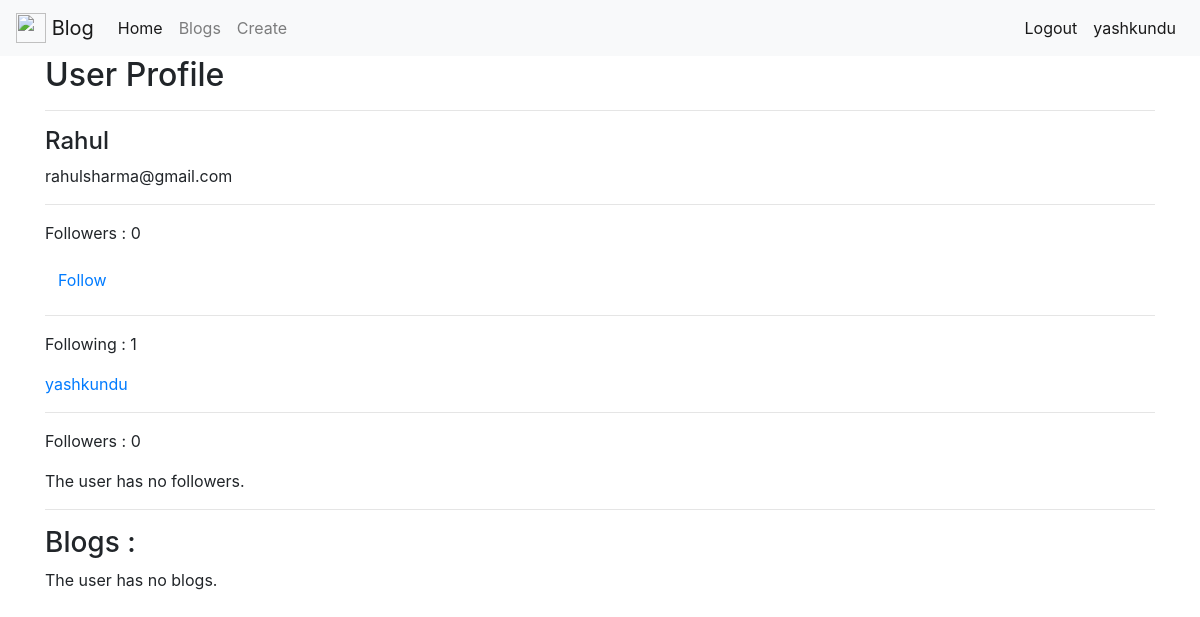
The app's page /accounts/Rahul/ (signed in), older data.
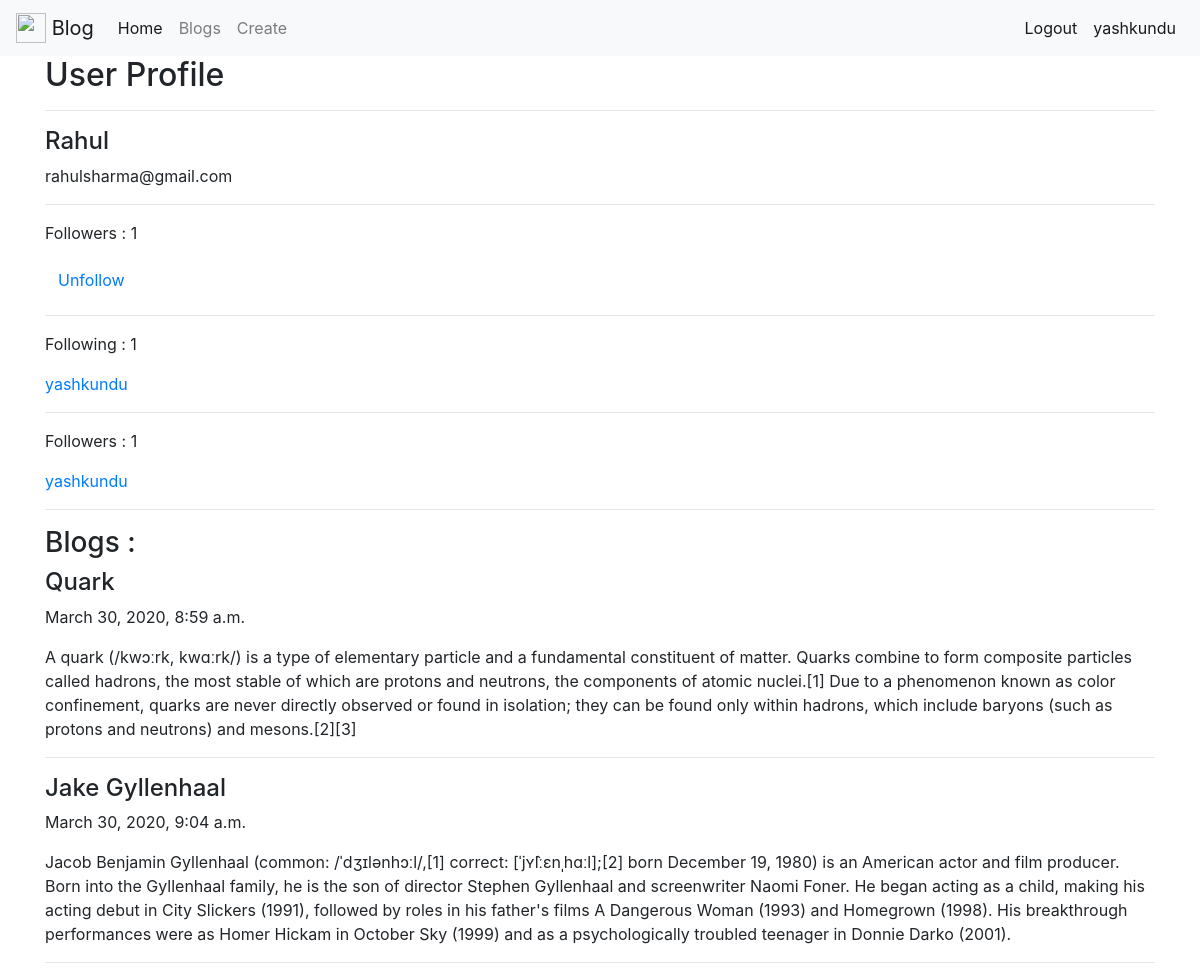
The same page, newer data.
### accounts/models.py (models this page shows, shortened)
class UserProfile(models.Model):
    user = models.OneToOneField(settings.AUTH_USER_MODEL,on_delete=models.CASCADE, related_name='profile')
    following = models.ManyToManyField(settings.AUTH_USER_MODEL, blank=True, related_name='followers')
    objects = UserProfileManager()
    def get_follow_url(self):
        return reverse_lazy('accounts:follow', kwargs={'username': self.user.username})
    def get_absolute_url(self):
        return reverse_lazy('accounts:detail', kwargs={'username': self.user.username})
    def get_following(self):
        users = self.following.all()
        return users.exclude(username=self.user.username)

### blogs/models.py (models this page shows, shortened)
class Blog(models.Model):
    author = models.ForeignKey(settings.AUTH_USER_MODEL, on_delete=models.CASCADE, related_name='blogs')
    title = models.CharField(max_length=120)
    content = models.TextField()
    timestamp = models.DateTimeField(auto_now_add=True)

### accounts/views.py (the view)
# urls.py: url(r'^(?P<username>[\w.]+)/$', UserDetailView.as_view(), name='detail'),
class UserDetailView(DetailView):
    model = User
    template_name = 'accounts/user_detail.html'
    def get_object(self):
        return get_object_or_404(User, username=self.kwargs.get('username'))
    def get_context_data(self, *args, **kwargs):
        context = super(UserDetailView, self).get_context_data(*args, **kwargs)
        context['is_following'] = UserProfile.objects.is_following(self.request.user, self.get_object())
        print()
        return context

### accounts/models.py (called while the page is built)
    def all(self):
        qs = self.get_queryset().all()
        try:
            if self.instance:
                qs = qs.exclude(user=self.instance)
        except:
            pass
        return qs

    def is_following(self, user, other_user):
        user_profile, created = UserProfile.objects.get_or_create(user=user)
        if created:
            return False
        print(user_profile.following.all())
        if other_user in user_profile.following.all():
            return True
        return False

### accounts/templates/accounts/user_detail.html (shortened to what this page needs)
{% extends 'base.html' %}
{% block content %}
  <h2>User Profile</h2>
  <hr>
  <h4>{{ object.username }}</h4>
  <p>{{ object.email }}</p>
  <hr>
  <p>Followers : {{ object.followers.all.count }}</p>
  {% if request.user != object %}
  <p><a class="btn btn-link" href="{{ object.profile.get_follow_url }}">{% if is_following %}Unfollow{% else %}Follow{% endif %}</a></p>
  {% endif %}
  <hr>
  <p>Following : {{ object.profile.get_following.count }}</p>
  {% for user in object.profile.get_following %}
    <p><a href="{{ user.profile.get_absolute_url }}">{{ user.username }}</a></p>
  {% empty %}
    <p>User is not following anyone.</p>
  {% endfor %}
  <hr>
  <p>Followers : {{ object.followers.all.count }}</p>
  {% for profile in object.followers.all %}
    <p><a href="{{ profile.get_absolute_url }}">{{ profile.user.username }}</a></p>
  {% empty %}
    <p>The user has no followers.</p>
  {% endfor %}
  <hr>
  <h3>Blogs : </h3>
  {% for blog in object.blogs.all %}
    <h4>{{ blog.title }}</h4>
    <p>{{ blog.timestamp }}</p>
    <p>{{ blog.content }}</p>
    <hr>
  {% empty %}
    <p>The user has no blogs.</p>
  {% endfor %}
{% endblock %}

### templates/snippets/navbar.html (shortened to what this page needs)
<nav class="navbar navbar-expand-lg navbar-light bg-light">
  <a class="navbar-brand" href="{% url 'home' %}">
    <img src="https://upload.wikimedia.org/wikipedia/commons/3/31/Blogger.svg" width="30" height="30" class="d-inline-block align-top" alt="">
    Blog
  </a>
  <div class="collapse navbar-collapse" id="navbarSupportedContent">
    <ul class="navbar-nav mr-auto">
      <li class="nav-item active">
        <a class="nav-link" href="{% url 'home' %}">Home <span class="sr-only">(current)</span></a>
      </li>
      <li class="nav-item">
        <a class="nav-link" href="{% url 'blogs:list' %}">Blogs</a>
      </li>
      <li class="nav-item">
        <a class="nav-link" href="{% url 'blogs:create' %}">Create</a>
      </li>
    </ul>
    {% if request.user.is_authenticated %}
    <ul class="navbar-nav ml-auto">
      <li class="nav-item active">
        <a class="nav-link" href="{% url 'accounts:logout' %}">Logout</a>
      </li>
      <li class="nav-item active">
        <a class="nav-link" href="{% url 'accounts:detail' username=request.user.username %}">{{ request.user.username }}</a>
      </li>
    </ul>
    {% endif %}
  </div>
</nav>

Row changes from the older to the newer data that the page shows:
now on this page (row unchanged): UserProfile: user.username "yashkundu"
added Blog: title "Quark", timestamp "March 30, 2020, 8:59 a.m.", content "A quark (/kwɔːrk, kwɑːrk/) is a type of elementary particle and a fundamental constituent of matter. Quarks combine to form composite particles called hadrons, the most stable of which are protons and neutrons, the components of atomic nuclei.[1] Due to a phenomenon known as color confinement, quarks are never directly observed or found in isolation; they can be found only within hadrons, which include baryons (such as protons and neutrons) and mesons.[2][3]"
added Blog: title "Jake Gyllenhaal", timestamp "March 30, 2020, 9:04 a.m.", content "Jacob Benjamin Gyllenhaal (common: /ˈdʒɪlənhɔːl/,[1] correct: [ˈjʏ̂lːɛnˌhɑːl];[2] born December 19, 1980) is an American actor and film producer. Born into the Gyllenhaal family, he is the son of director Stephen Gyllenhaal and screenwriter Naomi Foner. He began acting as a child, making his acting debut in City Slickers (1991), followed by roles in his father's films A Dangerous Woman (1993) and Homegrown (1998). His breakthrough performances were as Homer Hickam in October Sky (1999) and as a psychologically troubled teenager in Donnie Darko (2001)."
Text that changed along with them:
{{ object.followers.all.count }}: "0" → "1"
text no longer shown: "Follow The user has no followers. The user has no blogs."
text now shown: "Unfollow"
